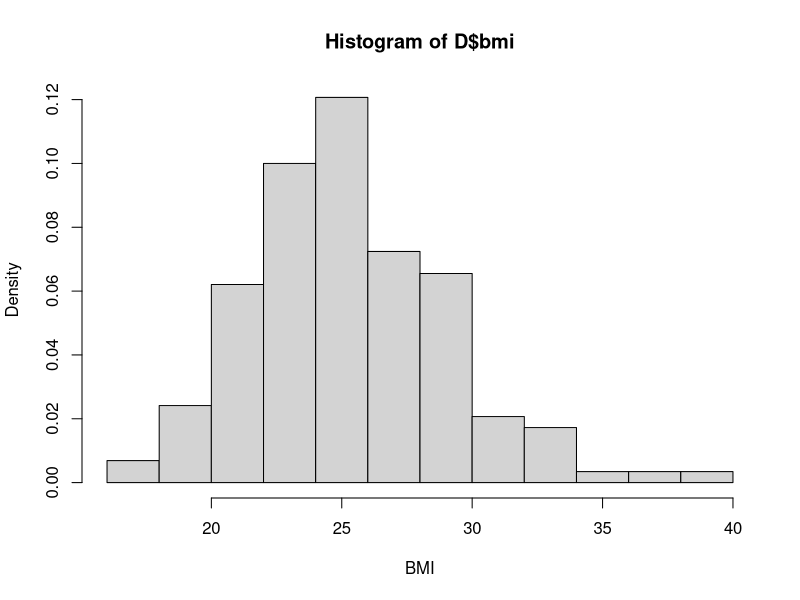
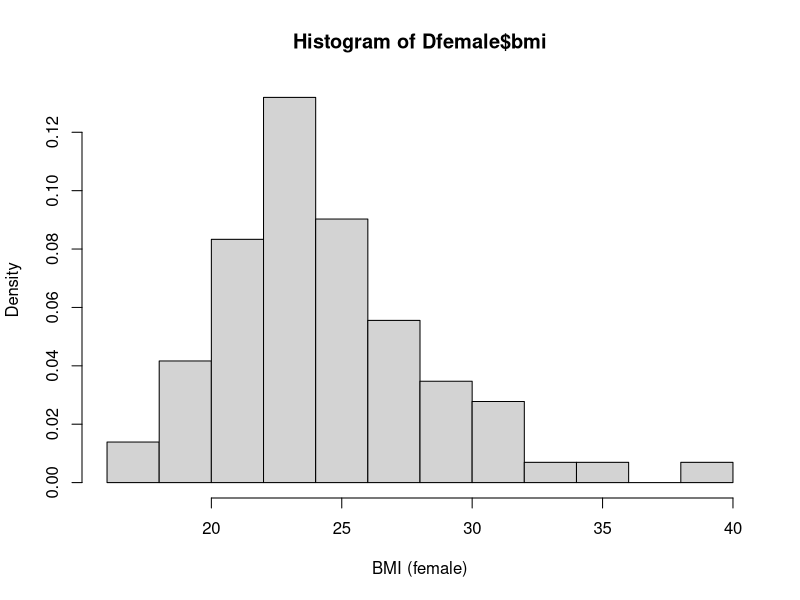
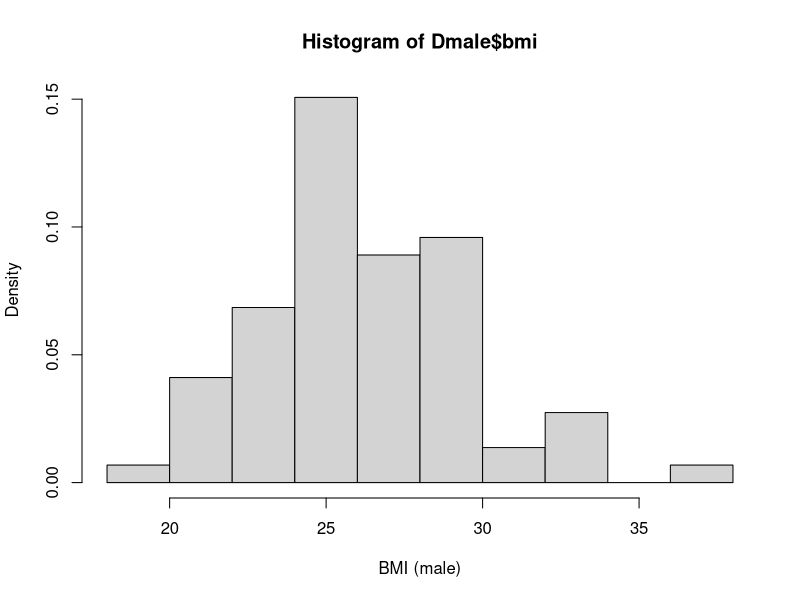
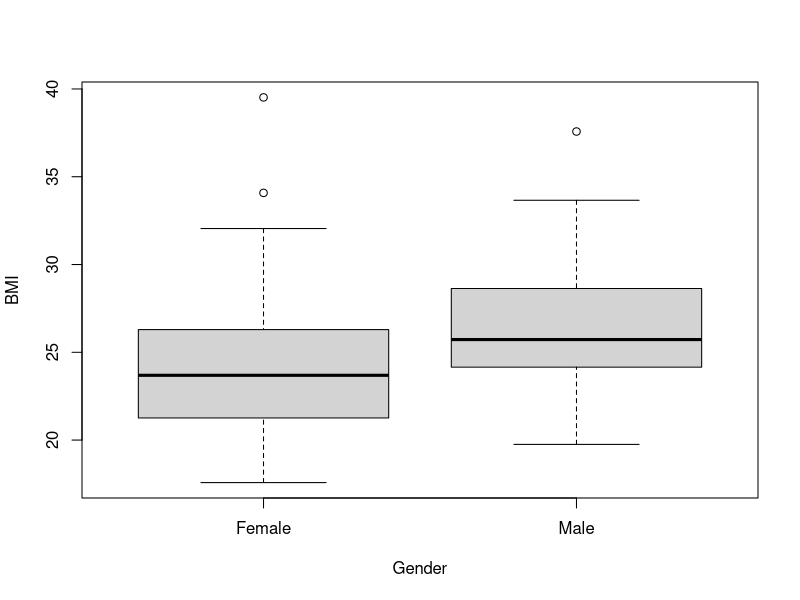
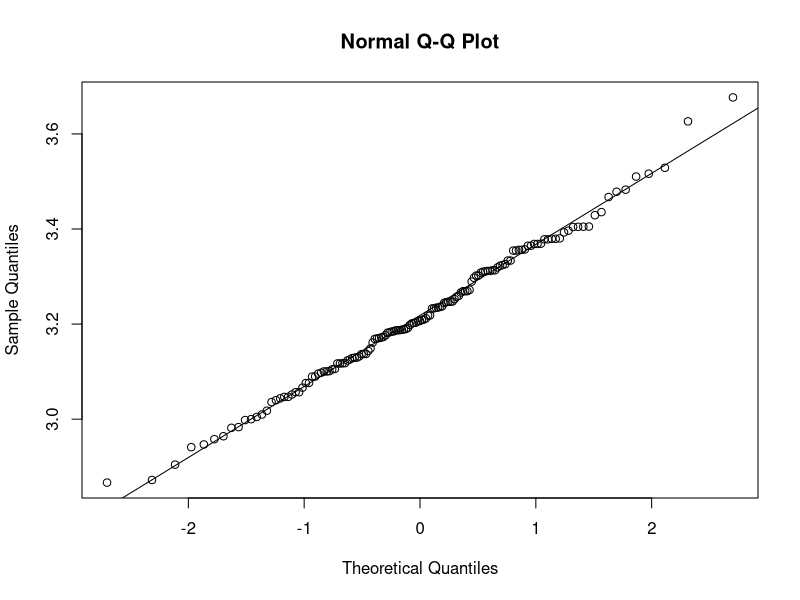
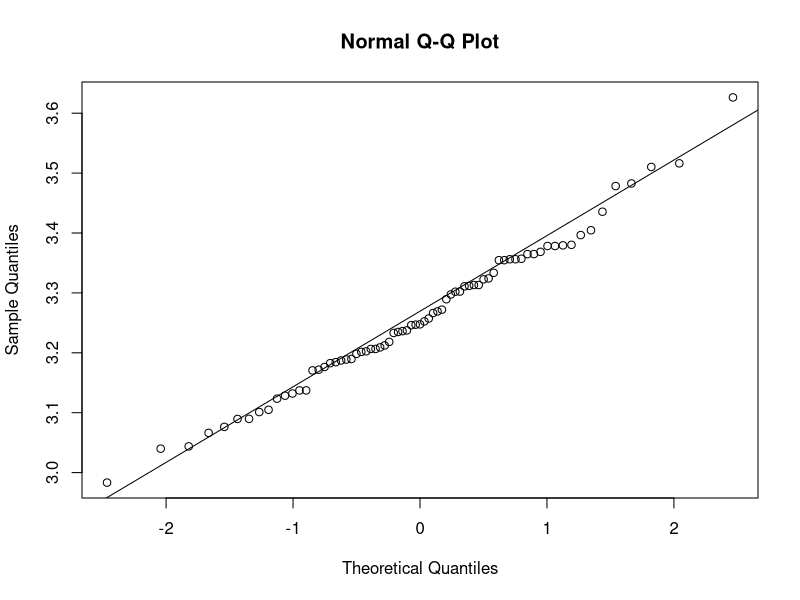
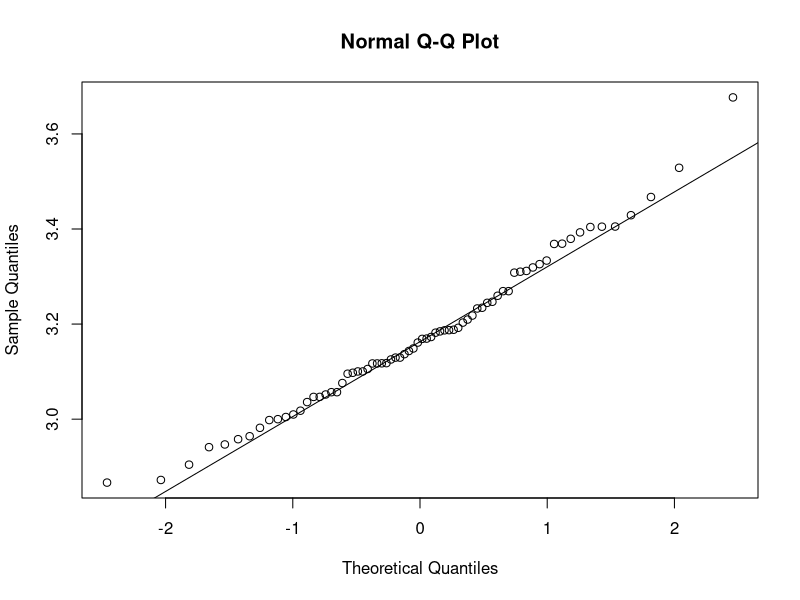
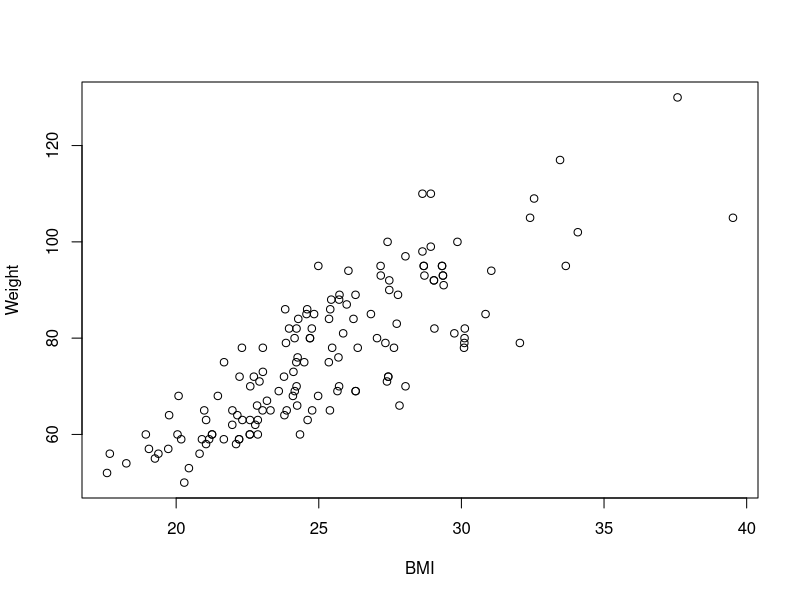

The R source for these figures, in order:

###########################################################################
## Set the working directory

## In RStudio the working directory is easily set via the menu
## "Session -> Set Working Directory -> To Source File Location" 
## Note: In R only "/" is used for separating in paths 
## (i.e. no backslash).
setwd("C:/Users/basha/iCloudDrive/SoftwareTeknologi/My projects/Statistik/My project")

###########################################################################
## Read data into R

## Read data from bmi1_data.csv
D <- read.table("bmi1_data.csv", header=TRUE, sep=";", as.is=TRUE)

###########################################################################
## Simple overview of the data

## Dimensions of D (number of rows and columns)
dim(D)
##  Column/variable names
names(D)
## The first rows/observations
head(D)
## The last rows/observations
tail(D)
## Selected summary statistics
summary(D)
## Another type of summary of the dataset
str(D)
## Finding number of missing values
sum(is.na(D))


###########################################################################
## Calculate BMI scores

## Calculate BMI scores and add new variable to D
D$bmi <- D$weight/(D$height/100)^2

###########################################################################
## Histogram (empirical density)

## Histogram describing the empirical density of the BMI scores
## (histogram of the BMI scores normalized to have an area of 1)
hist(D$bmi, xlab="BMI", prob=TRUE)
mean(D$bmi)
median(D$bmi)
max(D$bmi)
min(D$bmi)
var(D$bmi)
###########################################################################
## Taking subsets of the data using 'subset'

## Divide data into two subsets according to gender
Dfemale <- subset(D, gender == 0)
Dmale <- subset(D, gender == 1)

###########################################################################
## Density histograms by gender

## Density histograms describing the empirical density
## of the BMI scores of women and men, respectively.
hist(Dfemale$bmi, xlab="BMI (female)", prob=TRUE)
hist(Dmale$bmi, xlab="BMI (male)", prob=TRUE)

mean(Dfemale$bmi)
median(Dfemale$bmi)
max(Dfemale$bmi)
min(Dfemale$bmi)
var(Dfemale$bmi)

mean(Dmale$bmi)
median(Dmale$bmi)
max(Dmale$bmi)
min(Dmale$bmi)
var(Dmale$bmi)
###########################################################################
## Box plot

## Box plot of BMI scores by gender
boxplot(Dfemale$bmi, Dmale$bmi, names=c("Female", "Male"), 
        xlab="Gender", ylab="BMI")
IQR(Dfemale$bmi)
IQR(Dmale$bmi)

###########################################################################
## Summary statistics for BMI

## Total number of observations
## (doesn't include missing values if there are any)
sum(!is.na(D$bmi))
## Sample mean (both genders combined)
mean(D$bmi, na.rm=TRUE)
## Sample variance (both genders combined)
var(D$bmi, na.rm=TRUE)
## sample standard deviation

sqrt(var(D$bmi, na.rm=TRUE))
##quartiles
quantile(D$bmi)

##feMale observation

sum(!is.na(Dfemale$bmi))
## Sample mean 
mean(Dfemale$bmi, na.rm=TRUE)
## Sample variance
var(Dfemale$bmi, na.rm=TRUE)
## sample standard deviation
sqrt(var(Dfemale$bmi, na.rm=TRUE))
##quartiles
quantile(Dfemale$bmi)

##Male observation

sum(!is.na(Dmale$bmi))
## Sample mean 
mean(Dmale$bmi, na.rm=TRUE)
## Sample variance 
var(Dmale$bmi, na.rm=TRUE)
## sample standard deviati  on
sqrt(var(Dmale$bmi, na.rm=TRUE))
##quartiles
quantile(Dmale$bmi)




##  
## The argument 'na.rm=TRUE' ensures that the statistic is
## computed even in cases where there are missing values.

###########################################################################
## qq-plot for model validation

## New variable 'logbmi' with log-transformed BMI
D$logbmi <- log(D$bmi)
## qq-plot of log-transformed BMI
qqnorm(D$logbmi)
qqline(D$logbmi)


mean(D$logbmi)
sqrt(var(D$logbmi))
median((D$logbmi))








##uupper bound for 95% CI
mean(D$logbmi) + qt(0.975,df=144) * (sqrt(var(D$logbmi))/sqrt(145))
##lower bound for 95% CI
mean(D$logbmi) - qt(0.975,df=144) * (sqrt(var(D$logbmi))/sqrt(145))
#lower and upper bounds in BMI
min_possible_mean = exp(3.242)
max_possible_mean = exp(3.193)
########Hypothesis test########33
t_obs = (mean(D$logbmi)-log(25))/(sqrt(var(D$logbmi))/sqrt(145))
p_value = 2*pt(-abs(t_obs),df=144)
###########################################################################
## One-sample t-test

## Testing hypothesis mu=log(25) for log-transformed BMI
t.test(D$logbmi, mu=log(25))
###########################################################################
### Men and women separate statistical Analysis 
###########################################################################
Dmale$logBMI <- log(Dmale$bmi)
Dfemale$logbmi <- log(Dfemale$bmi) 
qqnorm(Dmale$logBMI)
qqline(Dmale$logBMI)
qqnorm(Dfemale$logbmi)
qqline(Dfemale$logbmi)
mean(Dmale$logBMI)
sqrt(var(Dmale$logBMI))
mean(Dfemale$logbmi)
sqrt(var(Dfemale$logbmi))
###########################################################################

## CI's for the mean and median MEN
qt(0.975,df=72)
##uupper bound for 95% CI
mean(Dmale$logBMI) + qt(0.975,df=72) * (sqrt(var(Dmale$logBMI))/sqrt(73))
##lower bound for 95% CI
mean(Dmale$logBMI) - qt(0.975,df=72) * (sqrt(var(Dmale$logBMI))/sqrt(73))
exp(3.289498)
exp(3.231677)
## CI's for the mean and median FEMALE
qt(0.975,df=71)
##uupper bound for 95% CI
mean(Dfemale$logbmi) + qt(0.975,df=71) * (sqrt(var(Dfemale$logbmi))/sqrt(72))
##lower bound for 95% CI
mean(Dfemale$logbmi) - qt(0.975,df=71) * (sqrt(var(Dfemale$logbmi))/sqrt(72))
exp(3.211669)
exp(3.136525)

## Consider data for women only
Dfemale <- subset(D, gender == 0)
## Compute CI for mean log-BMI score of a woman
KI <- t.test(Dfemale$logbmi, conf.level=0.95)$conf.int
KI
## "Back-transform" to get a CI for median BMI score of a woman
exp(KI)
##################################################
t_obs_2 = ((3.260588-3.174)-0)/(sqrt((0.1239^2)/(73)+(0.1598^2)/(72)))
gamma = (0.1239^2/73 + 0.1598^2/72)^2 /(((0.1239^2/73)^2/(72))+((0.1598^2/72)^2/(71)))
p_value_2 = 2*pt(-abs(t_obs_2),df=133.78)

###################################################
###########################################################################
## Welch t-test for comparing two (independent) samples

## Comparison of mean logBMI for women and men
t.test(D$logbmi[D$gender == 0], D$logbmi[D$gender == 1])

###########################################################################
## Computing correlations
plot(D$bmi,D$weight,xlab = "BMI",ylab = "Weight")
plot(D$bmi,D$fastfood,xlab = "BMI",ylab = "Fast food")
plot(D$weight,D$fastfood,xlab = "Weight",ylab = "Fastfood")
## Computing correlations between selected variables
###weight and BMI correlation
we_bmi_corr = cov(D$weight,D$bmi)/(sd(D$weight)*sd(D$bmi))
###weight and Fast FOOd
we_fastfood_corr = cov(D$weight,D$fastfood)/(sd(D$weight)*sd(D$fastfood))
#### fast food and BMI
ff_bmi_corr = cov(D$fastfood,D$bmi)/(sd(D$fastfood)*sd(D$bmi))
############333
cor(D[,c("weight","fastfood","bmi")], use="pairwise.complete.obs")

###########################################################################
## Subsets in R

## Optional extra remark about taking subsets in R
##
## A logical vector with a TRUE or FALSE for each value 
## of a column in D, e.g.: Find all women in the data
D$gender == 0
## Can be used to find all the data for women
D[D$gender == 0, ]
## Alternatively, use the 'subset' function
subset(D, gender == 0)
## More complex logical expressions can be made, e.g.:
## Find all women who weigh less than 55 kg
subset(D, gender == 0 & weight < 55)

###########################################################################
## More R tips

## Use a 'for'-loop to calculate the summary statistics
## and assign the result to a new data.frame
Tbl <- data.frame()
for(i in 0:1){
  Tbl[i+1, "mean"] <- mean(D$bmi[D$gender == i])
  Tbl[i+1, "var"] <- var(D$bmi[D$gender == i])
}
row.names(Tbl) <- c("Women","Men")
## View the contents of Tbl
Tbl

## In R there are also more condensed ways to do such calculations.
## For example,
aggregate(D$bmi, by=list(D$gender), function(x){ 
  c(mean=mean(x), var=var(x)) 
})
## See more useful functions with: ?apply, ?aggregate and ?lapply
## For extremely efficient data handling see, e.g., the packages: 
## dplyr, tidyr, reshape2 and ggplot2

## LaTeX tips:
##
## The R package "xtable" can generate LaTeX tables written to a file 
## and thereby they can automatically be included in a .tex document.
## 
## The R package "knitr" can be used very elegantly to generate .tex 
## documents with R code written directly in the document. This 
## document and the book were generated using knitr.
